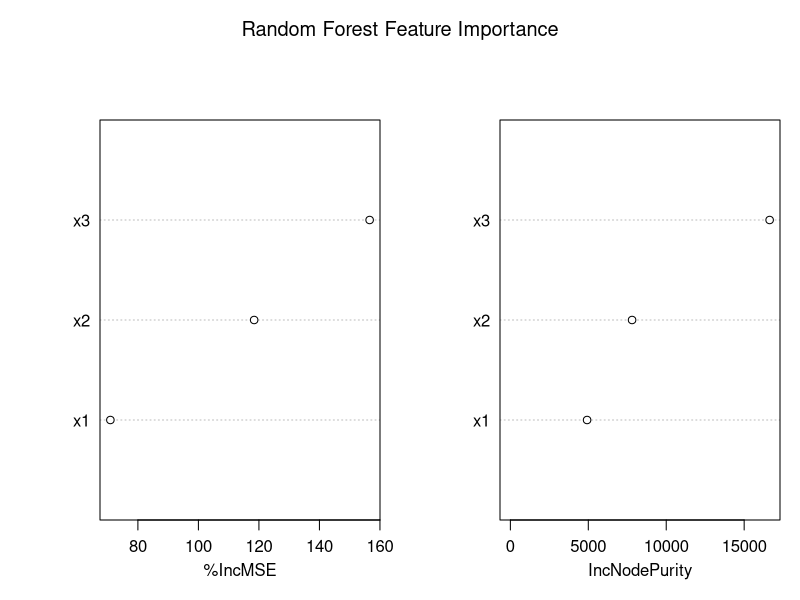
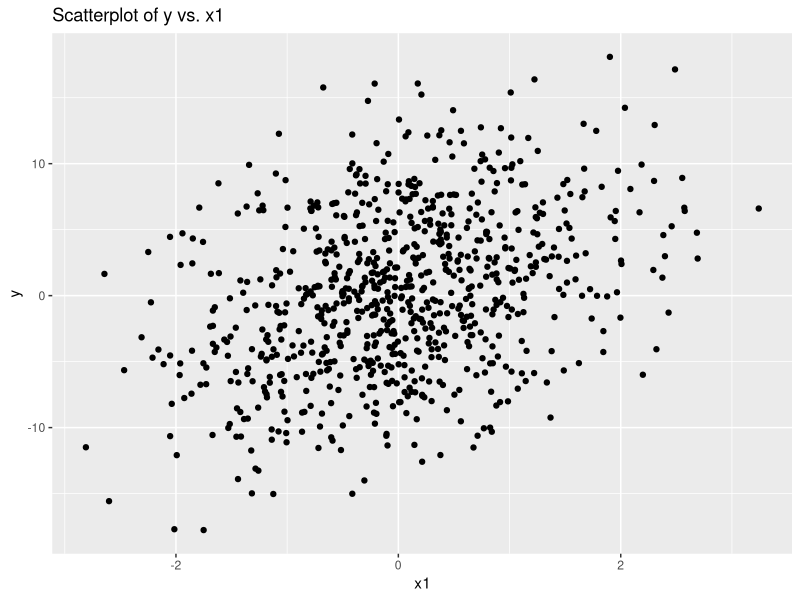
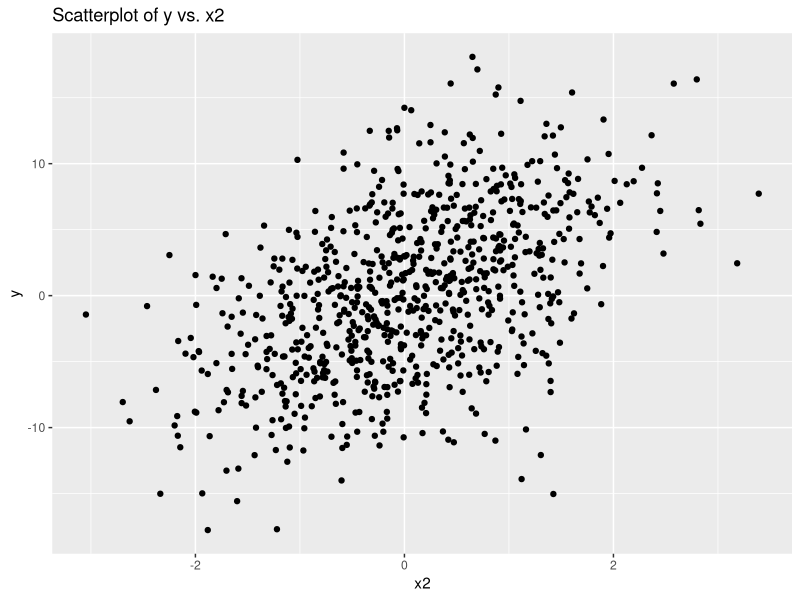
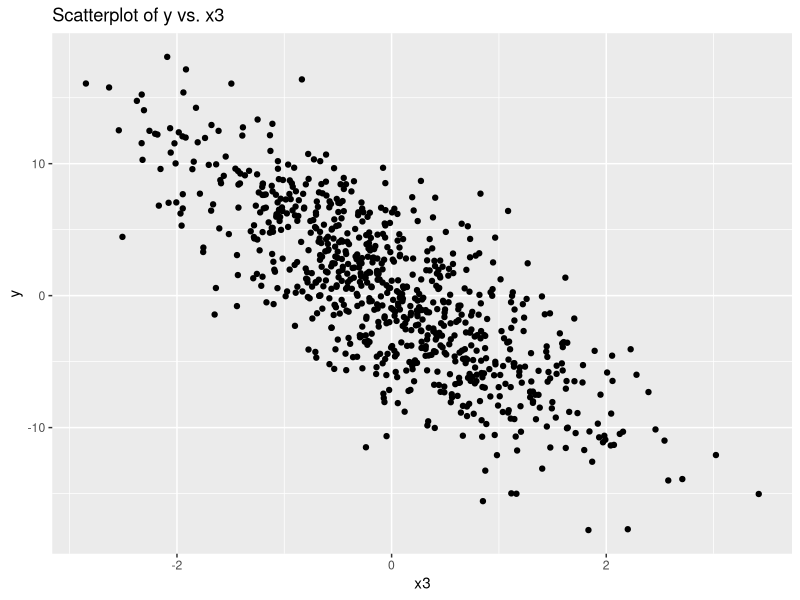
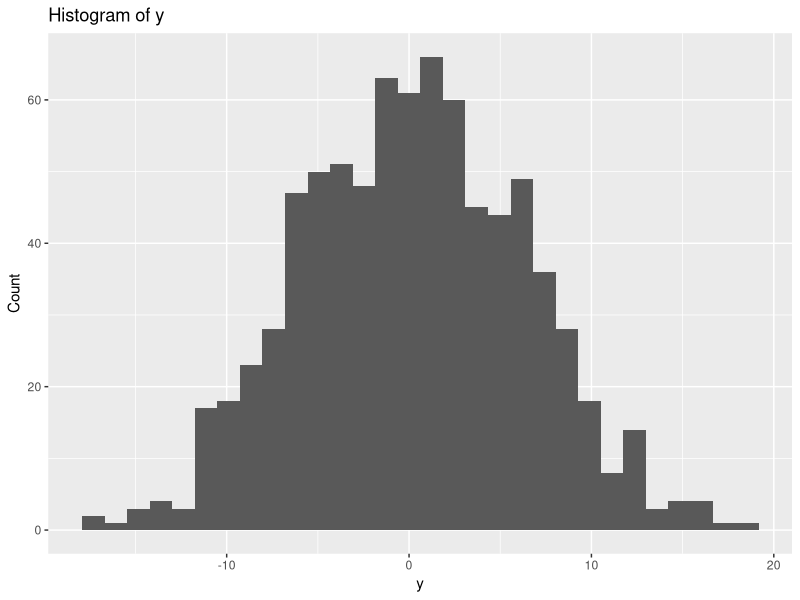
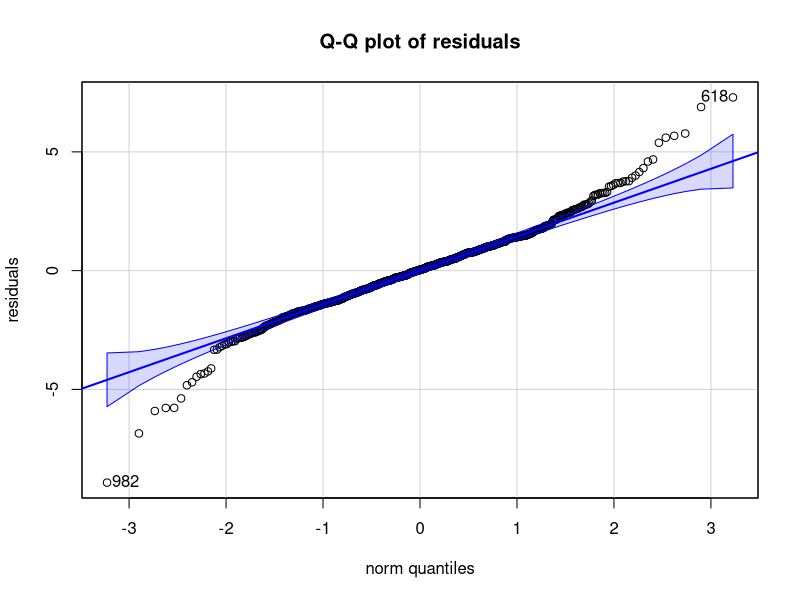
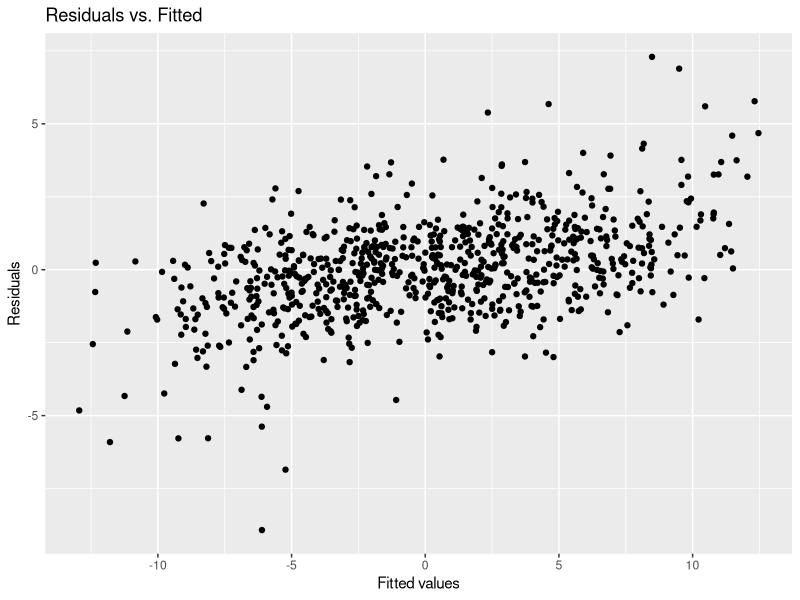

Source code (R) for these figures, in order:
# Load required packages
library(randomForest)
library(caret)
library(tidyverse)
library(car)

# Generate fake data
set.seed(123)
n <- 1000
x1 <- rnorm(n, mean = 0, sd = 1)
x2 <- rnorm(n, mean = 0, sd = 1)
x3 <- rnorm(n, mean = 0, sd = 1)
y <- 2 * x1 + 3 * x2 - 5 * x3 + rnorm(n, mean = 0, sd = 1)
mydata <- data.frame(x1, x2, x3, y)

# Separate your data into training and testing sets
set.seed(123)
trainIndex <- createDataPartition(mydata$y, p = .8, list = FALSE)
train <- mydata[trainIndex, ]
test <- mydata[-trainIndex, ]

# Use random forest to perform feature selection
rf_model <- randomForest(y ~ ., data = train, importance = TRUE)
varImpPlot(rf_model, sort = TRUE, main = "Random Forest Feature Importance")

# Check assumptions
# Check linearity using a scatterplot
ggplot(train, aes(x = x1, y = y)) + 
  geom_point() + 
  ggtitle("Scatterplot of y vs. x1") + 
  xlab("x1") + 
  ylab("y")

ggplot(train, aes(x = x2, y = y)) + 
  geom_point() + 
  ggtitle("Scatterplot of y vs. x2") + 
  xlab("x2") + 
  ylab("y")

ggplot(train, aes(x = x3, y = y)) + 
  geom_point() + 
  ggtitle("Scatterplot of y vs. x3") + 
  xlab("x3") + 
  ylab("y")

# Check normality using a histogram
ggplot(train, aes(x = y)) +
  geom_histogram() +
  ggtitle("Histogram of y") +
  xlab("y") +
  ylab("Count")

# Check normality with Q-Q plot
residuals <- train$y - rf_model$predicted
qqPlot(residuals, main = "Q-Q plot of residuals")

# Check homoscedasticity using a residuals vs. fitted plot
ggplot(train, aes(x = rf_model$predicted, y = residuals)) + 
  geom_point() + 
  ggtitle("Residuals vs. Fitted") + 
  xlab("Fitted values") + 
  ylab("Residuals")

# Check multicollinearity using VIF
vif_values <- vif(lm(y ~ x1 + x2 + x3, data = train))
vif_table <- tibble(Variable = c("x1", "x2", "x3"), VIF = vif_values)
print(vif_table)
